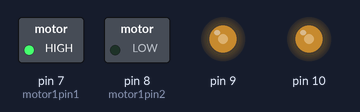
Bench run of a sketch on a simulated Arduino Uno, built with avr-gcc and run on an emulated ATmega328P. Parts: switched loads named in the sketch (green lamp = pin HIGH), output pins drawn as LEDs (lit = HIGH).

Above: at 0.1 s.
Timing chart, 0 to 1.6 s (numbered marks = the images above):
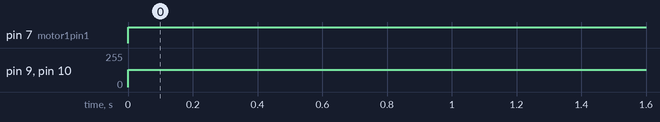

The sketch:

conveyorspeed.ino
```cpp
int motor1pin1 = 7;
int motor1pin2 = 8;

//int motor2pin1 = 4;
//int motor2pin2 = 5;

void setup() {
  // put your setup code here, to run once:
  pinMode(motor1pin1, OUTPUT);
  pinMode(motor1pin2, OUTPUT);
 // pinMode(motor2pin1, OUTPUT);
  //pinMode(motor2pin2, OUTPUT);

  pinMode(10, OUTPUT);
  pinMode(9, OUTPUT);
}

void loop() {
  // put your main code here, to run repeatedly:

  //Controlling speed (0 = off and 255 = max speed):
  analogWrite(9, 130); //ENA pin
  analogWrite(10, 130); //ENB pin

  //Controlling spin direction of motors:
  digitalWrite(motor1pin1, HIGH);
  digitalWrite(motor1pin2, LOW);

 // digitalWrite(motor2pin1, HIGH);
 // digitalWrite(motor2pin2, LOW);
 // delay(5000);

 // digitalWrite(motor1pin1, LOW);
 // digitalWrite(motor1pin2, HIGH);

//  digitalWrite(motor2pin1, LOW);
//  digitalWrite(motor2pin2, HIGH);
  //delay(5000);
}
```

Measured:
- by itself, pin 7 (motor1pin1): LOW → HIGH at 0.00 s
- by itself, pin 9, pin 10: 0/255 → 130/255 at 0.00 s
